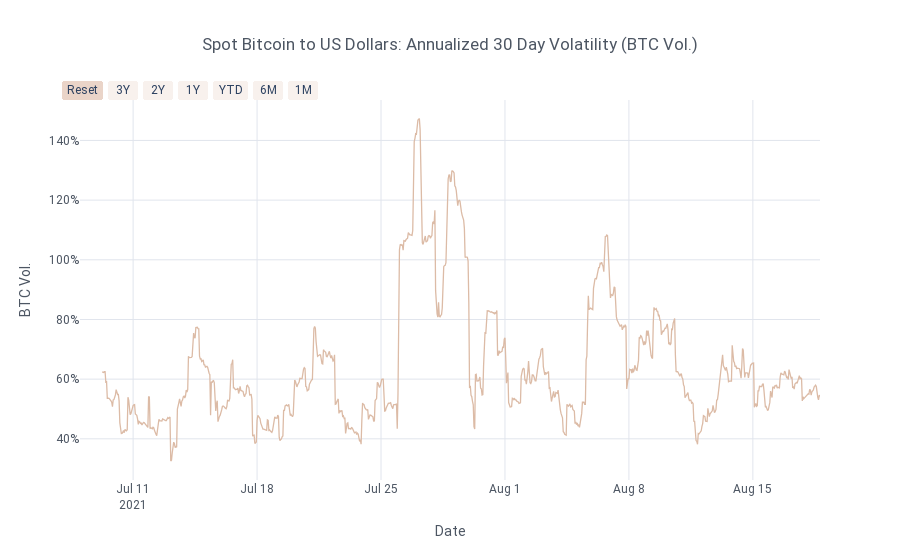

Notebook code for this chart:
### Code cell
vol30_dist = charts.pwe_return_dist_chart(df,start_date,end_date,
                                              tseries=f'Ann_Vol_{vol_window}_{p}',kind='scatter',
                                    title='Spot Bitcoin to US Dollars: Annualized 30 Day Volatility',
                                             ticker=f'{symbol} Vol.',yTitle=f'{symbol} Vol.',asPlot=asPlot,
                                             showlegend=False,theme='white',auto_start=auto_start,auto_end=end_date,
                                             connectgaps=False,tickformat='.0%',decimals=2)

### Figure 1 — Plotly figure (JSON) as saved in the notebook; plotly's stock layout.template omitted (floating-point values rounded to 4 significant figures; data arrays with more than 128 entries replaced by an {"elided": "..."} marker saying what was removed)
{"data": [{"connectgaps": false, "hoverinfo": "text", "line": {"color": "rgba(220, 187, 166, 1.0)", "dash": "solid", "shape": "linear", "width": 1.3}, "mode": "lines", "name": "Ann_Vol_30_Hr.", "text": {"elided": "1000 str values"}, "type": "scatter", "x": {"elided": "1000 str values"}, "y": {"elided": "1000 mixed values"}}], "layout": {"font": {"family": "Roboto"}, "legend": {"bgcolor": "#FFFFFF", "font": {"color": "#4D5663"}, "orientation": "h", "x": 0.3, "y": 0.95, "yanchor": "bottom"}, "paper_bgcolor": "#FFFFFF", "plot_bgcolor": "#FFFFFF", "showlegend": false, "title": {"font": {"color": "#4D5663"}, "text": "Spot Bitcoin to US Dollars: Annualized 30 Day Volatility (BTC Vol.)", "x": 0.5}, "xaxis": {"gridcolor": "#E1E5ED", "range": ["2021-07-15", "19-08-2021"], "rangeselector": {"bgcolor": "rgba(220, 187, 166, 0.2)", "buttons": [{"count": 1, "label": "Reset", "step": "all"}, {"count": 3, "label": "3Y", "step": "year", "stepmode": "backward"}, {"count": 2, "label": "2Y", "step": "year", "stepmode": "backward"}, {"count": 1, "label": "1Y", "step": "year", "stepmode": "backward"}, {"count": 1, "label": "YTD", "step": "year", "stepmode": "todate"}, {"count": 6, "label": "6M", "step": "month", "stepmode": "backward"}, {"count": 1, "label": "1M", "step": "month", "stepmode": "backward"}], "font": {"family": "Roboto", "size": 12}, "visible": true, "x": -0.025, "y": 1}, "rangeslider": {"visible": false}, "showgrid": true, "tickfont": {"color": "#4D5663"}, "title": {"font": {"color": "#4D5663"}, "text": "Date"}, "zerolinecolor": "#E1E5ED"}, "yaxis": {"gridcolor": "#E1E5ED", "showgrid": true, "tickfont": {"color": "#4D5663"}, "tickformat": ".0%", "title": {"font": {"color": "#4D5663"}, "text": "BTC Vol."}, "zerolinecolor": "#E1E5ED"}}}
